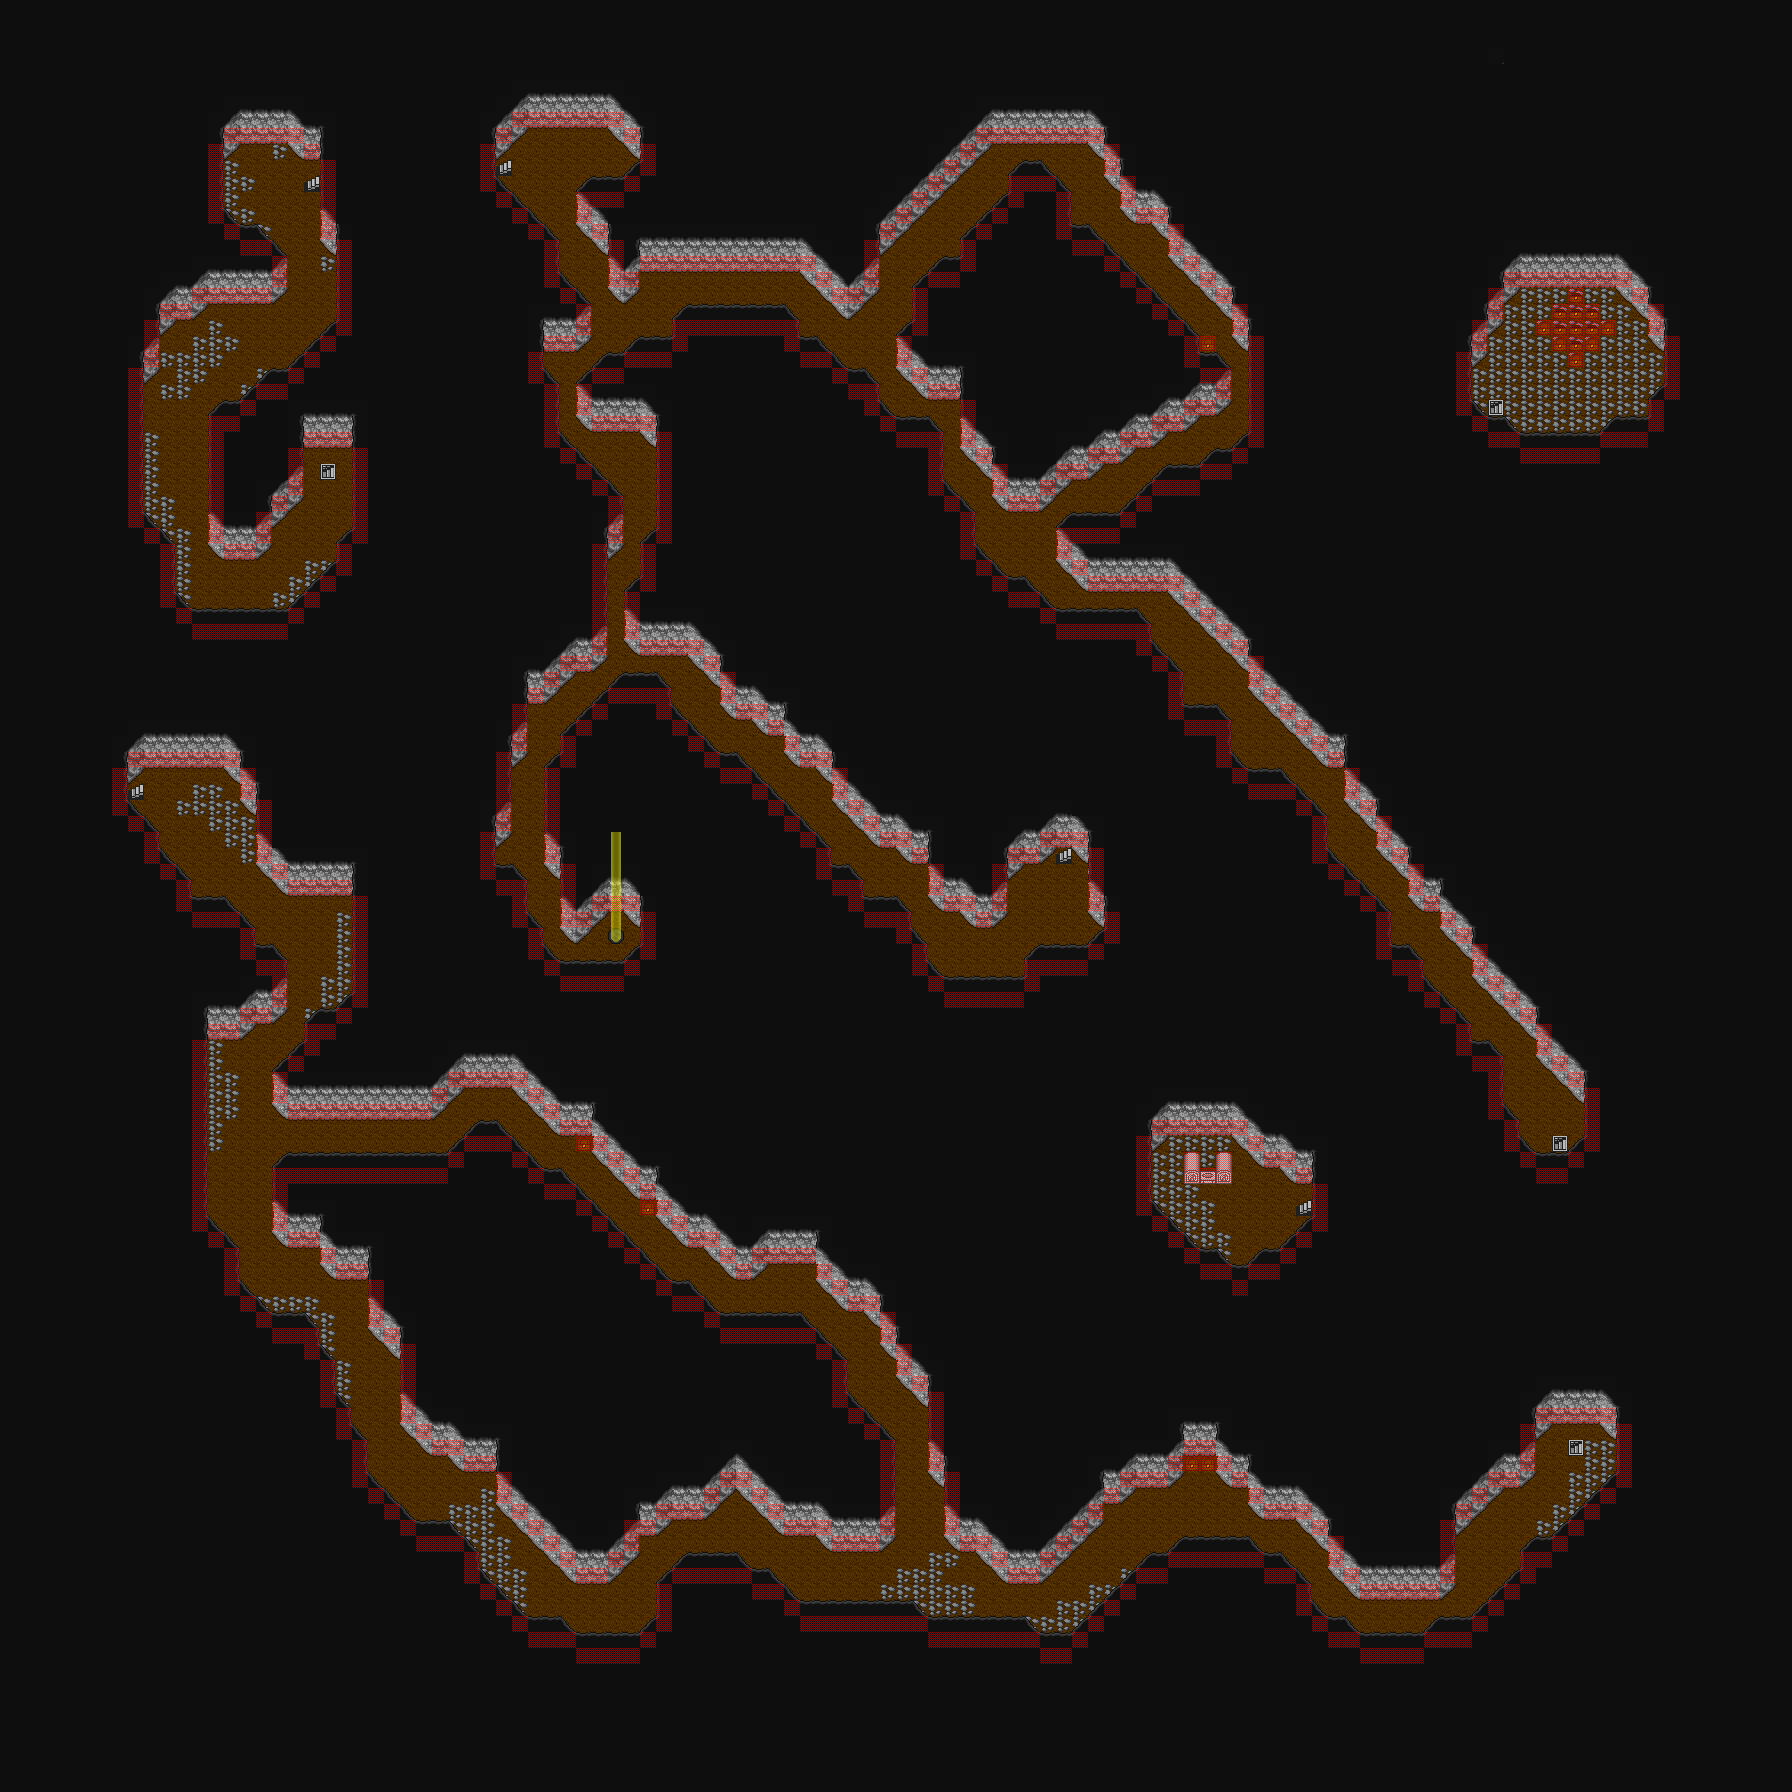

Rendered tile map (Tiled .tmx) drawn with the repository's tilesets; below, a short description and the map source with its tile grids summarised:
An orthogonal 112x112 tile map with 16x16 px tiles, 5 tile layers (map, bmap, fmap, shadows, ...), 4 tilesets and 85 objects (37x entity, 25x zone, 20x marker, 3x bounds).

<map version="1.10" tiledversion="1.10.2" orientation="orthogonal" renderorder="right-down" width="112" height="112" tilewidth="16" tileheight="16" infinite="0" backgroundcolor="#0e0e0e" nextlayerid="10" nextobjectid="86">
 <properties>
  <property name="can_save" value="0" />
  <property name="can_warp" value="1" />
  <property name="map_mode" value="0" />
  <property name="map_no" value="13" />
  <property name="pdiv" value="1" />
  <property name="pmult" value="1" />
  <property name="song_file" value="dag_4.xm" />
  <property name="stx" value="13" />
  <property name="sty" value="7" />
  <property name="tileset" value="3" />
  <property name="use_sstone" value="0" />
  <property name="warpx" value="268" />
  <property name="warpy" value="12" />
  <property name="zero_zone" value="1" />
 </properties>
 <tileset firstgid="1" source="cave.tsx" />
 <tileset firstgid="501" source="entities.tsx" />
 <tileset firstgid="1473" source="misc.tsx" />
 <tileset firstgid="1773" source="obstacles.tsx" />
 <layer id="1" name="map" width="112" height="112">
  <data>[12544 cells, 2968 non-empty, 22 distinct tile ids]</data>
 </layer>
 <layer id="2" name="bmap" width="112" height="112">
  <data>[12544 cells, 20 non-empty, 3 distinct tile ids]</data>
 </layer>
 <objectgroup color="#ff00ff" id="3" name="entities">
  <object id="1" name="Entity 0" type="entity" gid="909" x="1552" y="1136" width="16" height="16">
   <properties>
    <property name="active" value="1" />
    <property name="atype" value="0" />
    <property name="chasing" value="0" />
    <property name="chrx" value="34" />
    <property name="cmd" value="0" />
    <property name="cmdnum" value="0" />
    <property name="delay" value="50" />
    <property name="delayctr" value="0" />
    <property name="eid" value="255" />
    <property name="facehero" value="0" />
    <property name="facing" value="1" />
    <property name="framectr" value="0" />
    <property name="movcnt" value="0" />
    <property name="movemode" value="0" />
    <property name="moving" value="0" />
    <property name="obsmode" value="1" />
    <property name="scount" value="0" />
    <property name="script" value="" />
    <property name="sidx" value="0" />
    <property name="snapback" value="1" />
    <property name="speed" value="3" />
    <property name="transl" value="0" />
   </properties>
  </object>
  <object id="2" name="Entity 1" type="entity" gid="501" x="592" y="928" width="16" height="16">
   <properties>
    <property name="active" value="1" />
    <property name="atype" value="0" />
    <property name="chasing" value="0" />
    <property name="chrx" value="0" />
    <property name="cmd" value="0" />
    <property name="cmdnum" value="0" />
    <property name="delay" value="50" />
    <property name="delayctr" value="0" />
    <property name="eid" value="255" />
    <property name="facehero" value="0" />
    <property name="facing" value="1" />
    <property name="framectr" value="0" />
    <property name="movcnt" value="0" />
    <property name="movemode" value="0" />
    <property name="moving" value="0" />
    <property name="obsmode" value="1" />
    <property name="scount" value="0" />
    <property name="script" value="" />
    <property name="sidx" value="0" />
    <property name="snapback" value="1" />
    <property name="speed" value="3" />
    <property name="transl" value="0" />
   </properties>
  </object>
  <object id="3" name="Entity 2" type="entity" gid="957" x="1440" y="1424" width="16" height="16">
   <properties>
    <property name="active" value="0" />
    <property name="atype" value="0" />
    <property name="chasing" value="0" />
    <property name="chrx" value="38" />
    <property name="cmd" value="0" />
    <property name="cmdnum" value="0" />
    <property name="delay" value="50" />
    <property name="delayctr" value="0" />
    <property name="eid" value="255" />
    <property name="facehero" value="0" />
    <property name="facing" value="0" />
    <property name="framectr" value="0" />
    <property name="movcnt" value="0" />
    <property name="movemode" value="0" />
    <property name="moving" value="0" />
    <property name="obsmode" value="1" />
    <property name="scount" value="0" />
    <property name="script" value="" />
    <property name="sidx" value="0" />
    <property name="snapback" value="0" />
    <property name="speed" value="3" />
    <property name="transl" value="1" />
   </properties>
  </object>
  <object id="4" name="Entity 3" type="entity" gid="957" x="1440" y="1424" width="16" height="16">
   <properties>
    <property name="active" value="0" />
    <property name="atype" value="0" />
    <property name="chasing" value="0" />
    <property name="chrx" value="38" />
    <property name="cmd" value="0" />
    <property name="cmdnum" value="0" />
    <property name="delay" value="50" />
    <property name="delayctr" value="0" />
    <property name="eid" value="255" />
    <property name="facehero" value="0" />
    <property name="facing" value="0" />
    <property name="framectr" value="0" />
    <property name="movcnt" value="0" />
    <property name="movemode" value="0" />
    <property name="moving" value="0" />
    <property name="obsmode" value="1" />
    <property name="scount" value="0" />
    <property name="script" value="" />
    <property name="sidx" value="0" />
    <property name="snapback" value="0" />
    <property name="speed" value="3" />
    <property name="transl" value="1" />
   </properties>
  </object>
  <object id="5" name="Entity 4" type="entity" gid="957" x="1440" y="1424" width="16" height="16">
   <properties>
    <property name="active" value="0" />
    <property name="atype" value="0" />
    <property name="chasing" value="0" />
    <property name="chrx" value="38" />
    <property name="cmd" value="0" />
    <property name="cmdnum" value="0" />
    <property name="delay" value="50" />
    <property name="delayctr" value="0" />
    <property name="eid" value="255" />
    <property name="facehero" value="0" />
    <property name="facing" value="0" />
    <property name="framectr" value="0" />
    <property name="movcnt" value="0" />
    <property name="movemode" value="0" />
    <property name="moving" value="0" />
    <property name="obsmode" value="1" />
    <property name="scount" value="0" />
    <property name="script" value="" />
    <property name="sidx" value="0" />
    <property name="snapback" value="0" />
    <property name="speed" value="3" />
    <property name="transl" value="1" />
   </properties>
  </object>
  </objectgroup>
 <layer id="4" name="fmap" width="112" height="112">
  <data>[12544 cells, 770 non-empty, 10 distinct tile ids]</data>
 </layer>
 <layer id="5" name="shadows" width="112" height="112" opacity="0.5">
  <data>[12544 cells, 7 non-empty, 2 distinct tile ids]</data>
 </layer>
 <layer id="6" name="obstacles" width="112" height="112" opacity="0.5">
  <data>[12544 cells, 986 non-empty, 1 distinct tile ids]</data>
 </layer>
 <objectgroup color="#008000" id="7" name="zones">
  <!-- 25 objects omitted --></objectgroup>
 <objectgroup color="#ffff00" id="8" name="markers">
  <!-- 20 objects omitted --></objectgroup>
 <objectgroup color="#0000ff" id="9" name="bounds" visible="0">
  <!-- 3 objects omitted --></objectgroup>
</map>
<!-- 80 of 85 objects omitted -->
